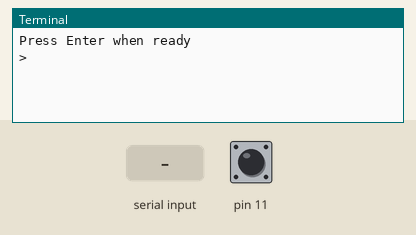
Recording of a program running on a simulated Raspberry Pi (header pin numbers). Shown: the last lines printed to the terminal. The test bench sets the inputs (shaded band); at power-on: pin 11 HIGH.

Above: at 1.2 s.
1.3 s: "5" typed at the terminal, then Enter
At 2.5 s:
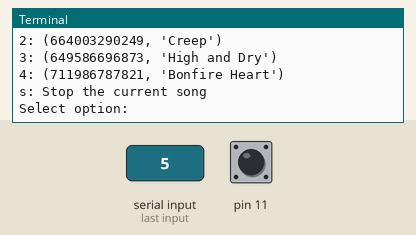
2.8 s: pin 11 pulled LOW for 0.15 s
At 3.8 s:
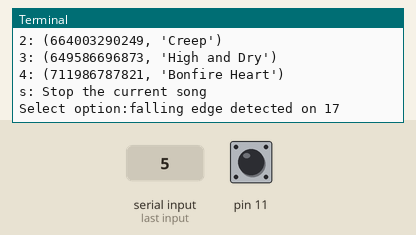
4.4 s: pin 11 pulled LOW for 1 s
At 5.0 s:
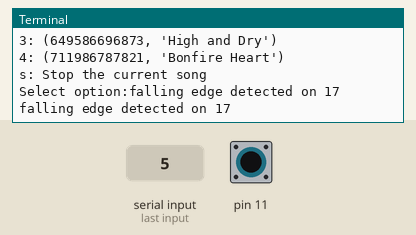
6.9 s: "1" typed at the terminal, then Enter
At 8.1 s:
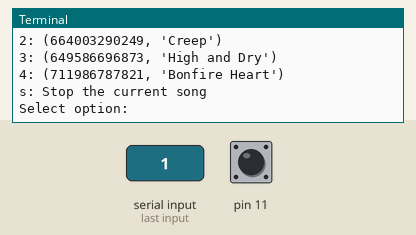

The program:

interrupts-2.py
```python
#!/usr/bin/env python2.7
# Learn interrupts at https://raspi.tv/2013/how-to-use-interrupts-with-python-on-the-raspberry-pi-and-rpi-gpio-part-3
import RPi.GPIO as GPIO
GPIO.setmode(GPIO.BOARD)

GPIO.setup(11, GPIO.IN, pull_up_down=GPIO.PUD_UP)
##GPIO.setup(23, GPIO.IN, pull_up_down=GPIO.PUD_UP)
##GPIO.setup(24, GPIO.IN, pull_up_down=GPIO.PUD_DOWN)

def my_callback(channel):
    print ("falling edge detected on 17")

def my_callback2(channel):
    print ("falling edge detected on 23")
def keyboardRead():
    i=1
    switcher=[
        (96675065265, "Paranoid Android"),
        (664003290249, "Creep"),
        (649586696873, "High and Dry"),
        (711986787821, "Bonfire Heart")
    ]
    for item in switcher:
        print(str(i) + ": " + str(item))
        i = i+1
    print("s: Stop the current song")
    text = input('Select option:')
    if text.isnumeric():
        return switcher[int(text)-1]
    else:
        return (-1, "Stop the current song")

input("Press Enter when ready\n>")

GPIO.add_event_detect(11, GPIO.FALLING, callback=my_callback, bouncetime=300)
##GPIO.add_event_detect(23, GPIO.FALLING, callback=my_callback2, bouncetime=300)

try:
##    print ("Waiting for falling edge on port 24")
##    GPIO.wait_for_edge(24, GPIO.RISING)
##    print ("Raising edge detected. Here endeth the third lesson.")
    while True:
        keyboardRead()

except KeyboardInterrupt:
    GPIO.cleanup()       # clean up GPIO on CTRL+C exit
GPIO.cleanup()           # clean up GPIO on normal exit  
```

Measured:
- after the input at 1.3 s, the terminal: prints a new line at once (image 1)
- after the input at 2.8 s, the terminal: prints a new line at once (image 2)
- after the input at 4.4 s, the terminal: prints a new line at once (image 3)
- after the input at 6.9 s, the terminal: prints a new line at once (image 4)
